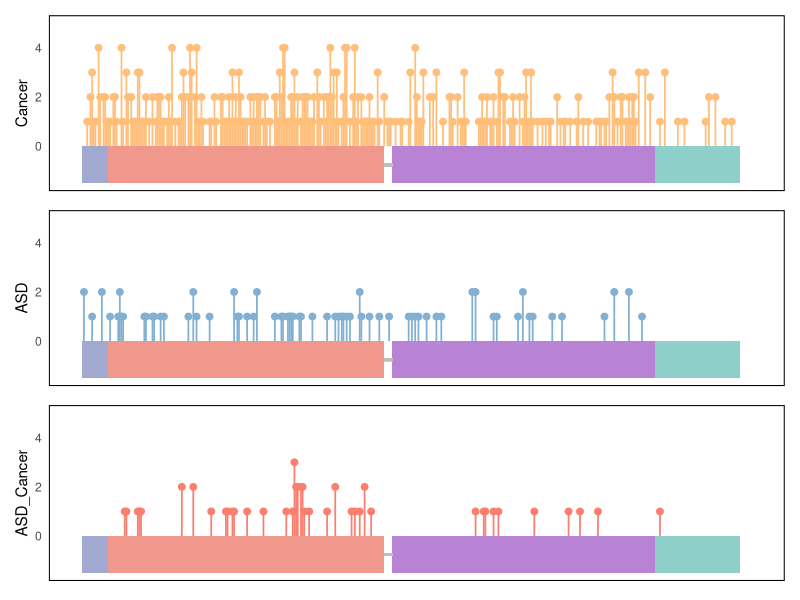

Here is the R script that generated this plot:
library(dplyr)
library(ggplot2)
library(cowplot)
library(ggpubr)

# read data
setwd("/Users/wangjingran/Desktop/PTEN_Mutation")
paras <- read.table("data/paras.txt", header = TRUE)
data <- paras[,c(1,2)]
asd <- data[data$Disease == "ASD",2]
cancer <- data[data$Disease == "Cancer",2]
ac <- data[data$Disease == "ASD_Cancer",2]

# Cancer
breaks <- c(0, 10, 20, 30, 40, 403)
Region <- cut(cancer, breaks, 
                   labels = c("PBD", "PD", " ", "C2D", "CTT"), 
                   include.lowest = TRUE)

Cancer <- data.frame(cancer,Region)
Cancer <- Cancer %>% 
  group_by(cancer) %>% 
  summarise(count = n(), Region = first(Region))
Cancer <- na.omit(Cancer)
start <- c(0, 16, 185, 190, 351)
end <- c(16, 185, 190, 351, 403)
for (i in 1:nrow(Cancer)) {
  if (Cancer$Region[i] == "PBD") {
    Cancer$start[i] <- start[1]
    Cancer$end[i] <- end[1]
  } else if (Cancer$Region[i] == "PD") {
    Cancer$start[i] <- start[2]
    Cancer$end[i] <- end[2]
  } else if (Cancer$Region[i] == " ") {
    Cancer$start[i] <- start[3]
    Cancer$end[i] <- end[3]
  } else if (Cancer$Region[i] == "C2D") {
    Cancer$start[i] <- start[4]
    Cancer$end[i] <- end[4]
  } else if (Cancer$Region[i] == "CTT") {
    Cancer$start[i] <- start[5]
    Cancer$end[i] <- end[5]
  }
}

# ASD
Region <- cut(asd, breaks, 
                   labels = c("PBD", "PD", " ", "C2D", "CTT"), 
                   include.lowest = TRUE)

ASD <- data.frame(asd,Region)
ASD <- ASD %>% 
  group_by(asd) %>% 
  summarise(count = n(), Region = first(Region))
ASD <- na.omit(ASD)
start <- c(0, 16, 185, 190, 351)
end <- c(16, 185, 190, 351, 403)
for (i in 1:nrow(ASD)) {
  if (ASD$Region[i] == "PBD") {
    ASD$start[i] <- start[1]
    ASD$end[i] <- end[1]
  } else if (ASD$Region[i] == "PD") {
    ASD$start[i] <- start[2]
    ASD$end[i] <- end[2]
  } else if (ASD$Region[i] == " ") {
    ASD$start[i] <- start[3]
    ASD$end[i] <- end[3]
  } else if (ASD$Region[i] == "C2D") {
    ASD$start[i] <- start[4]
    ASD$end[i] <- end[4]
  } else if (ASD$Region[i] == "CTT") {
    ASD$start[i] <- start[5]
    ASD$end[i] <- end[5]
  }
}

# ASD_Cancer
breaks <- c(20,40, 76,90,180 ,403)
Region <- cut(ac, breaks, 
                   labels = c("PBD", "PD", " ", "C2D", "CTT"), 
                   include.lowest = TRUE)

AC <- data.frame(ac,Region)
AC <- AC %>% 
  group_by(ac) %>% 
  summarise(count = n(), Region = first(Region))
AC <- na.omit(AC)
start <- c(0, 16, 185, 190, 351)
end <- c(16, 185, 190, 351, 403)
for (i in 1:nrow(AC)) {
  if (AC$Region[i] == "PBD") {
    AC$start[i] <- start[1]
    AC$end[i] <- end[1]
  } else if (AC$Region[i] == "PD") {
    AC$start[i] <- start[2]
    AC$end[i] <- end[2]
  } else if (AC$Region[i] == " ") {
    AC$start[i] <- start[3]
    AC$end[i] <- end[3]
  } else if (AC$Region[i] == "C2D") {
    AC$start[i] <- start[4]
    AC$end[i] <- end[4]
  } else if (AC$Region[i] == "CTT") {
    AC$start[i] <- start[5]
    AC$end[i] <- end[5]
  }
}

# Cancer
p_1 <- ggplot(Cancer, aes(x=cancer, y=count, group=Region, color=Region)) + 
  geom_segment(aes(xend=cancer, yend=0), linewidth=0.6) +
  geom_segment(aes(xend=cancer, yend=count), linewidth=0.6) +
  geom_point(size=2) + 
  #scale_shape_manual(values=shape_palette, drop = FALSE) + 
  scale_color_manual(values=c(rep("#FFBE7A",5)), drop = FALSE) +
  labs(x = NULL, y="Cancer", color="Region", shape="Region") + 
  theme(plot.title = element_text(hjust = 0.5)) + 
  theme_bw()
p_1 <- p_1 + scale_x_continuous(limits = c(0,410)) + scale_y_continuous(limits = c(-1.5,5))
# df_filter <- filter(Cancer, !is.na(cancer_region) & !is.na(start) & !is.na(end))
p_1 <- p_1 + geom_rect(data = Cancer, aes(xmin = start, xmax = end, ymin = -1.5, ymax = 0, fill = Region),color = 'transparent') +
  scale_fill_manual(values = c("PBD" = '#A1A9D0', "PD" ='#F0988C'," " = "transparent" ,"C2D" = '#B883D4', "CTT" = "#8ECFC9")) +
  #geom_text(aes(x = start + (end - start)/2, y = -1.5, label = Region), vjust = 0, color = 'black',size = 5) +
  theme_minimal() +
  geom_segment(aes(x = 185, y = -0.75, xend = 190, yend = -0.75), color = "grey", linetype = "solid", size = 1)
p_1 <- p_1 + theme(panel.border = element_rect(linetype = 'solid', colour = 'black',fill = NA,size = 0.7),
                 panel.grid.major = element_blank(),
                 panel.grid.minor = element_blank())
p_1 <- p_1 + theme(legend.position = "none",panel.grid = element_blank())
p_1 <- p_1 + theme(axis.text.x = element_blank())

# ASD
p_2 <- ggplot(ASD, aes(x=asd, y=count, group=Region, color=Region)) + 
  geom_segment(aes(xend=asd, yend=0), linewidth=0.6) +
  geom_segment(aes(xend=asd, yend=count), linewidth=0.6) +
  geom_point(size=2) + 
  #scale_shape_manual(values=shape_palette, drop = FALSE) + 
  scale_color_manual(values=c(rep("#82B0D2",5)), drop = FALSE) +
  labs(x = NULL,y="ASD", color="Region", shape="Region") + 
  theme(plot.title = element_text(hjust = 0.5)) + 
  theme_bw()
p_2 <- p_2 + scale_x_continuous(limits = c(0,410))+ scale_y_continuous(limits = c(-1.5,5))
# df_filter <- filter(Cancer, !is.na(cancer_region) & !is.na(start) & !is.na(end))
p_2 <- p_2 + geom_rect(data = ASD, aes(xmin = start, xmax = end, ymin = -1.5, ymax = 0, fill = Region),color = 'transparent') +
  scale_fill_manual(values = c("PBD" = '#A1A9D0', "PD" ='#F0988C'," " = "transparent" ,"C2D" = '#B883D4', "CTT" = "#8ECFC9")) +
 #geom_text(aes(x = start + (end - start)/2, y = -1.5, label = Region), vjust = 0, color = 'black',size = 5) +
  theme_minimal()+
  geom_segment(aes(x = 185, y = -0.75, xend = 190, yend = -0.75), color = "grey", linetype = "solid", size = 1)
p_2 <- p_2 + theme(panel.border = element_rect(linetype = 'solid', colour = 'black',fill = NA,size = 0.7),
                 panel.grid.major = element_blank(),
                 panel.grid.minor = element_blank())
p_2 <- p_2 + theme(legend.position = "none",panel.grid = element_blank())
p_2 <- p_2 + theme(axis.text.x = element_blank())

# ASD_Cancer
p_3 <- ggplot(AC, aes(x=ac, y=count, group=Region, color=Region)) + 
  geom_segment(aes(xend=ac, yend=0), linewidth=0.6) +
  geom_segment(aes(xend=ac, yend=count), linewidth=0.6) +
  geom_point(size=2) + 
  #scale_shape_manual(values=shape_palette, drop = FALSE) + 
  scale_color_manual(values=c(rep("#FA7F6F",5)), drop = FALSE) +
  labs(x = NULL,y="ASD_Cancer", color="Region", shape="Region") + 
  theme(plot.title = element_text(hjust = 0.5)) + 
  theme_bw()
p_3 <- p_3 + scale_x_continuous(limits = c(0,410)) + scale_y_continuous(limits = c(-1.5,5))
# df_filter <- filter(Cancer, !is.na(cancer_region) & !is.na(start) & !is.na(end))
p_3 <- p_3 + geom_rect(data = AC, aes(xmin = start, xmax = end, ymin = -1.5, ymax = 0, fill = Region),color = 'transparent') +
  scale_fill_manual(values = c("PBD" = '#A1A9D0', "PD" ='#F0988C'," " = "transparent" ,"C2D" = '#B883D4', "CTT" = "#8ECFC9")) +
  #geom_text(aes(x = start + (end - start)/2, y = -1.5, label = Region), vjust = 0, color = 'black',size = 5) +
  theme_minimal()+
  geom_segment(aes(x = 185, y = -0.75, xend = 190, yend = -0.75), color = "grey", linetype = "solid", size = 1)
p_3 <- p_3 + theme(panel.border = element_rect(linetype = 'solid', colour = 'black',fill = NA,size = 0.7),
                 panel.grid.major = element_blank(),
                 panel.grid.minor = element_blank())
p_3 <- p_3 + theme(legend.position = "none",panel.grid = element_blank())
p_3 <- p_3 + theme(axis.text.x = element_blank())

# combine the plots
library(patchwork)
p <-  p_1/ p_2/ p_3
ggsave(p, file="figure/mutation_distribution.pdf", width = 9, height=4)